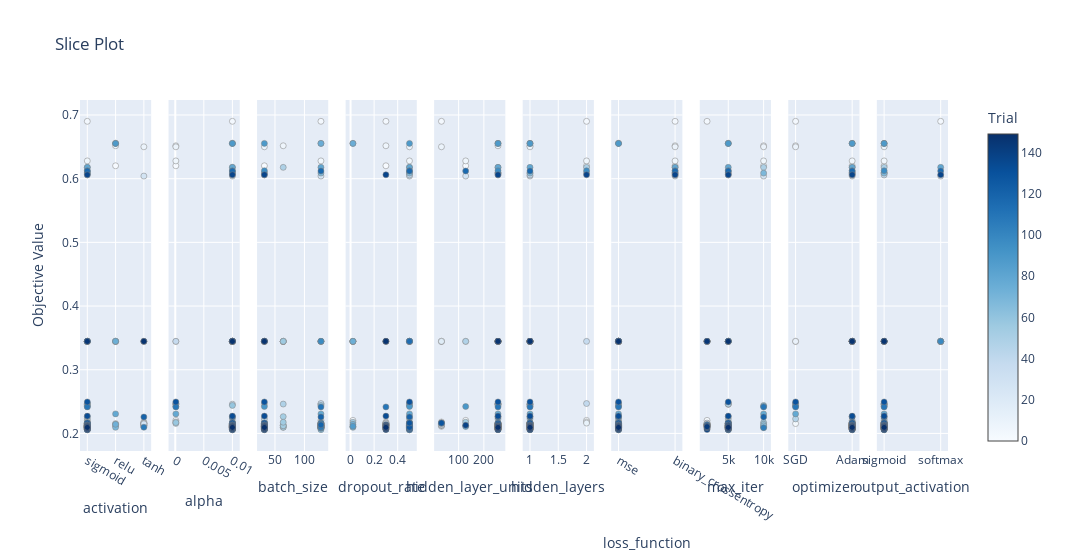

Notebook cell for this chart:
### Code cell
optuna.visualization.plot_slice(study)

### Figure 1 — Plotly figure (JSON) as saved in the notebook; plotly's stock layout.template omitted (floating-point values rounded to 4 significant figures; data arrays with more than 128 entries replaced by an {"elided": "..."} marker saying what was removed)
{"data": [{"marker": {"color": {"elided": "150 int values"}, "colorbar": {"title": {"text": "Trial"}, "x": 1, "xpad": 40}, "colorscale": [[0, "rgb(247,251,255)"], [0.125, "rgb(222,235,247)"], [0.25, "rgb(198,219,239)"], [0.375, "rgb(158,202,225)"], [0.5, "rgb(107,174,214)"], [0.625, "rgb(66,146,198)"], [0.75, "rgb(33,113,181)"], [0.875, "rgb(8,81,156)"], [1, "rgb(8,48,107)"]], "line": {"color": "Grey", "width": 0.5}, "showscale": true}, "mode": "markers", "showlegend": false, "type": "scatter", "x": {"elided": "150 str values"}, "xaxis": "x", "y": {"elided": "150 float values"}, "yaxis": "y"}, {"marker": {"color": {"elided": "150 int values"}, "colorbar": {"title": {"text": "Trial"}, "x": 1, "xpad": 40}, "colorscale": [[0, "rgb(247,251,255)"], [0.125, "rgb(222,235,247)"], [0.25, "rgb(198,219,239)"], [0.375, "rgb(158,202,225)"], [0.5, "rgb(107,174,214)"], [0.625, "rgb(66,146,198)"], [0.75, "rgb(33,113,181)"], [0.875, "rgb(8,81,156)"], [1, "rgb(8,48,107)"]], "line": {"color": "Grey", "width": 0.5}, "showscale": false}, "mode": "markers", "showlegend": false, "type": "scatter", "x": {"elided": "150 float values"}, "xaxis": "x2", "y": {"elided": "150 float values"}, "yaxis": "y2"}, {"marker": {"color": {"elided": "150 int values"}, "colorbar": {"title": {"text": "Trial"}, "x": 1, "xpad": 40}, "colorscale": [[0, "rgb(247,251,255)"], [0.125, "rgb(222,235,247)"], [0.25, "rgb(198,219,239)"], [0.375, "rgb(158,202,225)"], [0.5, "rgb(107,174,214)"], [0.625, "rgb(66,146,198)"], [0.75, "rgb(33,113,181)"], [0.875, "rgb(8,81,156)"], [1, "rgb(8,48,107)"]], "line": {"color": "Grey", "width": 0.5}, "showscale": false}, "mode": "markers", "showlegend": false, "type": "scatter", "x": {"elided": "150 int values"}, "xaxis": "x3", "y": {"elided": "150 float values"}, "yaxis": "y3"}, {"marker": {"color": {"elided": "150 int values"}, "colorbar": {"title": {"text": "Trial"}, "x": 1, "xpad": 40}, "colorscale": [[0, "rgb(247,251,255)"], [0.125, "rgb(222,235,247)"], [0.25, "rgb(198,219,239)"], [0.375, "rgb(158,202,225)"], [0.5, "rgb(107,174,214)"], [0.625, "rgb(66,146,198)"], [0.75, "rgb(33,113,181)"], [0.875, "rgb(8,81,156)"], [1, "rgb(8,48,107)"]], "line": {"color": "Grey", "width": 0.5}, "showscale": false}, "mode": "markers", "showlegend": false, "type": "scatter", "x": {"elided": "150 float values"}, "xaxis": "x4", "y": {"elided": "150 float values"}, "yaxis": "y4"}, {"marker": {"color": {"elided": "150 int values"}, "colorbar": {"title": {"text": "Trial"}, "x": 1, "xpad": 40}, "colorscale": [[0, "rgb(247,251,255)"], [0.125, "rgb(222,235,247)"], [0.25, "rgb(198,219,239)"], [0.375, "rgb(158,202,225)"], [0.5, "rgb(107,174,214)"], [0.625, "rgb(66,146,198)"], [0.75, "rgb(33,113,181)"], [0.875, "rgb(8,81,156)"], [1, "rgb(8,48,107)"]], "line": {"color": "Grey", "width": 0.5}, "showscale": false}, "mode": "markers", "showlegend": false, "type": "scatter", "x": {"elided": "150 int values"}, "xaxis": "x5", "y": {"elided": "150 float values"}, "yaxis": "y5"}, {"marker": {"color": {"elided": "150 int values"}, "colorbar": {"title": {"text": "Trial"}, "x": 1, "xpad": 40}, "colorscale": [[0, "rgb(247,251,255)"], [0.125, "rgb(222,235,247)"], [0.25, "rgb(198,219,239)"], [0.375, "rgb(158,202,225)"], [0.5, "rgb(107,174,214)"], [0.625, "rgb(66,146,198)"], [0.75, "rgb(33,113,181)"], [0.875, "rgb(8,81,156)"], [1, "rgb(8,48,107)"]], "line": {"color": "Grey", "width": 0.5}, "showscale": false}, "mode": "markers", "showlegend": false, "type": "scatter", "x": {"elided": "150 int values"}, "xaxis": "x6", "y": {"elided": "150 float values"}, "yaxis": "y6"}, {"marker": {"color": {"elided": "150 int values"}, "colorbar": {"title": {"text": "Trial"}, "x": 1, "xpad": 40}, "colorscale": [[0, "rgb(247,251,255)"], [0.125, "rgb(222,235,247)"], [0.25, "rgb(198,219,239)"], [0.375, "rgb(158,202,225)"], [0.5, "rgb(107,174,214)"], [0.625, "rgb(66,146,198)"], [0.75, "rgb(33,113,181)"], [0.875, "rgb(8,81,156)"], [1, "rgb(8,48,107)"]], "line": {"color": "Grey", "width": 0.5}, "showscale": false}, "mode": "markers", "showlegend": false, "type": "scatter", "x": {"elided": "150 str values"}, "xaxis": "x7", "y": {"elided": "150 float values"}, "yaxis": "y7"}, {"marker": {"color": {"elided": "150 int values"}, "colorbar": {"title": {"text": "Trial"}, "x": 1, "xpad": 40}, "colorscale": [[0, "rgb(247,251,255)"], [0.125, "rgb(222,235,247)"], [0.25, "rgb(198,219,239)"], [0.375, "rgb(158,202,225)"], [0.5, "rgb(107,174,214)"], [0.625, "rgb(66,146,198)"], [0.75, "rgb(33,113,181)"], [0.875, "rgb(8,81,156)"], [1, "rgb(8,48,107)"]], "line": {"color": "Grey", "width": 0.5}, "showscale": false}, "mode": "markers", "showlegend": false, "type": "scatter", "x": {"elided": "150 int values"}, "xaxis": "x8", "y": {"elided": "150 float values"}, "yaxis": "y8"}, {"marker": {"color": {"elided": "150 int values"}, "colorbar": {"title": {"text": "Trial"}, "x": 1, "xpad": 40}, "colorscale": [[0, "rgb(247,251,255)"], [0.125, "rgb(222,235,247)"], [0.25, "rgb(198,219,239)"], [0.375, "rgb(158,202,225)"], [0.5, "rgb(107,174,214)"], [0.625, "rgb(66,146,198)"], [0.75, "rgb(33,113,181)"], [0.875, "rgb(8,81,156)"], [1, "rgb(8,48,107)"]], "line": {"color": "Grey", "width": 0.5}, "showscale": false}, "mode": "markers", "showlegend": false, "type": "scatter", "x": {"elided": "150 str values"}, "xaxis": "x9", "y": {"elided": "150 float values"}, "yaxis": "y9"}, {"marker": {"color": {"elided": "150 int values"}, "colorbar": {"title": {"text": "Trial"}, "x": 1, "xpad": 40}, "colorscale": [[0, "rgb(247,251,255)"], [0.125, "rgb(222,235,247)"], [0.25, "rgb(198,219,239)"], [0.375, "rgb(158,202,225)"], [0.5, "rgb(107,174,214)"], [0.625, "rgb(66,146,198)"], [0.75, "rgb(33,113,181)"], [0.875, "rgb(8,81,156)"], [1, "rgb(8,48,107)"]], "line": {"color": "Grey", "width": 0.5}, "showscale": false}, "mode": "markers", "showlegend": false, "type": "scatter", "x": {"elided": "150 str values"}, "xaxis": "x10", "y": {"elided": "150 float values"}, "yaxis": "y10"}], "layout": {"title": {"text": "Slice Plot"}, "width": 3000, "xaxis": {"anchor": "y", "domain": [0, 0.082], "title": {"text": "activation"}}, "xaxis10": {"anchor": "y10", "domain": [0.918, 1.0], "title": {"text": "output_activation"}}, "xaxis2": {"anchor": "y2", "domain": [0.102, 0.184], "title": {"text": "alpha"}}, "xaxis3": {"anchor": "y3", "domain": [0.204, 0.286], "title": {"text": "batch_size"}}, "xaxis4": {"anchor": "y4", "domain": [0.306, 0.388], "title": {"text": "dropout_rate"}}, "xaxis5": {"anchor": "y5", "domain": [0.408, 0.49], "title": {"text": "hidden_layer_units"}}, "xaxis6": {"anchor": "y6", "domain": [0.51, 0.592], "title": {"text": "hidden_layers"}}, "xaxis7": {"anchor": "y7", "domain": [0.612, 0.694], "title": {"text": "loss_function"}}, "xaxis8": {"anchor": "y8", "domain": [0.714, 0.796], "title": {"text": "max_iter"}}, "xaxis9": {"anchor": "y9", "domain": [0.816, 0.898], "title": {"text": "optimizer"}}, "yaxis": {"anchor": "x", "domain": [0, 1], "title": {"text": "Objective Value"}}, "yaxis10": {"anchor": "x10", "domain": [0, 1], "matches": "y", "showticklabels": false}, "yaxis2": {"anchor": "x2", "domain": [0, 1], "matches": "y", "showticklabels": false}, "yaxis3": {"anchor": "x3", "domain": [0, 1], "matches": "y", "showticklabels": false}, "yaxis4": {"anchor": "x4", "domain": [0, 1], "matches": "y", "showticklabels": false}, "yaxis5": {"anchor": "x5", "domain": [0, 1], "matches": "y", "showticklabels": false}, "yaxis6": {"anchor": "x6", "domain": [0, 1], "matches": "y", "showticklabels": false}, "yaxis7": {"anchor": "x7", "domain": [0, 1], "matches": "y", "showticklabels": false}, "yaxis8": {"anchor": "x8", "domain": [0, 1], "matches": "y", "showticklabels": false}, "yaxis9": {"anchor": "x9", "domain": [0, 1], "matches": "y", "showticklabels": false}}}
